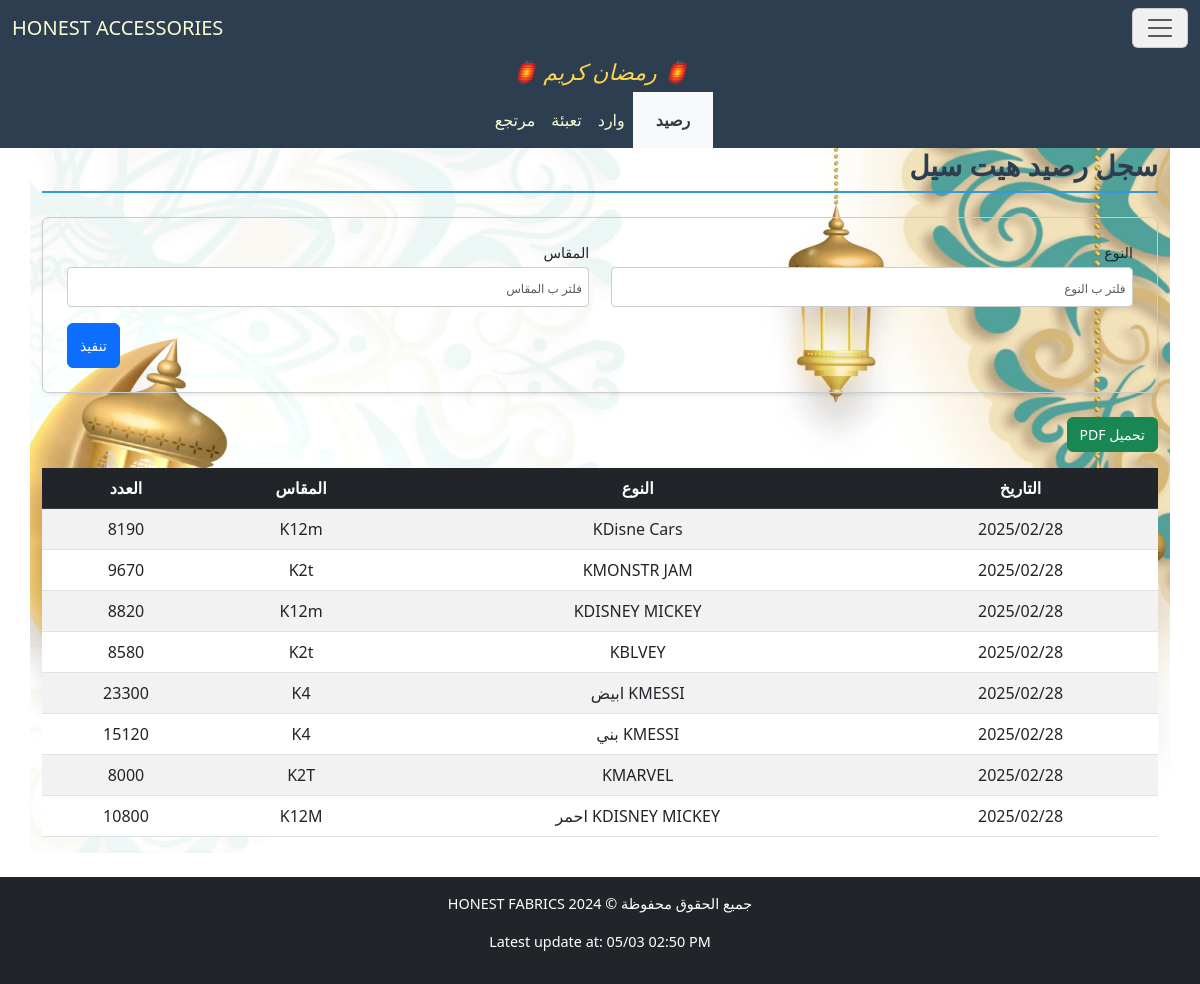
The app's page /accessories/HeatSealStock/ with its own data.
### accessories/models.py (models this page shows)
class BaseModel(models.Model):
    date = models.DateField("التاريخ", null=True, blank=True)
    class Meta:
        abstract = True

class HeatSealBaseModel(IDBaseModel):
    type = models.CharField("النوع", max_length=255, null=True, blank=True)
    quantity = models.IntegerField("العدد", null=True, blank=True)
    size = models.CharField("المقاس", max_length=255, null=True, blank=True)
    class Meta:
        abstract = True

class HeatSealStock(BaseModel, HeatSealBaseModel):
    pass

### accessories/views.py (the view)
# urls.py: path('HeatSealStock/', HeatSealStockView.as_view(), name='HeatSealStockView'),
class HeatSealStockView(FilterableListView):
    template_name = "accessories/HeatSealStock.html"
    model = HeatSealStock
    filter_fields = ['type', 'size']
    columns = ["التاريخ","النوع","المقاس","العدد"]

### accessories/views.py (called while the page is built)
    def get_queryset(self):
        queryset = super().get_queryset()
        filters = Q()
        for field in self.filter_fields:
            filter_value = self.request.GET.get(field)
            if filter_value:
                filters &= Q(**{f"{field}__icontains": filter_value})
        filtered_queryset = queryset.filter(filters)
        try:
            filtered_queryset = filtered_queryset.order_by('-date')
        except:
            pass
        return filtered_queryset

    def get_context_data(self, **kwargs):
        context = super().get_context_data(**kwargs)
        update = Updates.objects.all().order_by('-date').first()
        context['update'] = localtime(update.date).strftime("%d/%m %I:%M %p") if update and update.date else None
        context['columns'] = self.columns
        model_meta = self.model._meta
        context['filter_fields'] = [
            {
                'field_name': field,
                'verbose_name': model_meta.get_field(field).verbose_name,
                'value': self.request.GET.get(field) or "",
            }
            for field in self.filter_fields
        ]
        return context

### accessories/templates/accessories/HeatSealStock.html (shortened to what this page needs)
{% extends "accessories/layout.html" %}
{% load static %}
{% block home_page %}
<a class="navbar-brand" href="{% url 'CartonSuppliesView' %}">HONEST ACCESSORIES</a>
{% endblock %}
{% block navbar_links_small %}
<li class="p-2 nav-item nav_link_active">
    <a class="nav-link" aria-current="page" href="{% url 'HeatSealStockView' %}">رصيد</a>
</li>
<li class="p-2 nav-item">
    <a class="nav-link active" aria-current="page" href="{% url 'HeatSealSuppliesView' %}">وارد</a>
</li>
<li class="p-2 nav-item">
    <a class="nav-link active" aria-current="page" href="{% url 'PackagingHeatSealView' %}">تعبئة</a>
</li>
<li class="p-2 nav-item">
    <a class="nav-link active" aria-current="page" href="{% url 'ReturnHeatSealView' %}">مرتجع</a>
</li>
{% endblock %}
{% block body %}
    <h2 class="section-title pt-4">سجل رصيد هيت سيل</h2>
    <form method="get" class="filter-form-flex mb-4 p-4 rounded shadow-sm">
        {% for filter_field in filter_fields %}
        <div class="form-group mb-3">
            <label for="filter_{{ forloop.counter }}" class="form-label">{{ filter_field.verbose_name }}</label>
            <input type="text" id="filter_{{ forloop.counter }}" name="{{ filter_field.field_name }}"
                   placeholder="فلتر ب {{ filter_field.verbose_name }}"
                   class="form-control"
                   value="{{ filter_field.value }}">
        </div>
        {% endfor %}
        <div class="submit-container">
            <button type="submit" class="btn btn-primary submit-btn">تنفيذ</button>
        </div>
    </form>
    <button onclick="generatePDF()" class="btn btn-success mb-3">تحميل PDF</button>
    <div style="overflow-y: auto; max-height: 70vh; position: relative;" class="table-responsive mb-4">
        <table id="data-table" class="table table-striped">
            <thead class="table-dark">
                <tr>
                    <th style="position: sticky; top: 0;" >التاريخ</th>
                    <th style="position: sticky; top: 0;" >النوع</th>
                    <th style="position: sticky; top: 0;" >المقاس</th>
                    <th style="position: sticky; top: 0;" >العدد</th>
                </tr>
            </thead>
            <tbody>
                {% for model in models %}
                <tr>
                    <td>{{ model.date|date:"Y/m/d" }}</td>
                    <td>{{ model.type }}</td>
                    <td>{{ model.size }}</td>
                    <td>{{ model.quantity }}</td>
                </tr>
                {% empty %}
                <tr>
                    <td colspan="4" class="text-center">لا يوجد عناصر</td>
                </tr>
                {% endfor %}
            </tbody>
        </table>
    </div>
{% endblock body %}

### cloth/static/cloth/styles.css (style rules this page uses)
:root { --primary-color: #3498db; --light-blue: #3db1ff5e; --secondary-color: #2c3e50; --success-color: #2ecc71; --danger-color: #e74c3c; --warning-color: #f1c40f; --light-bg: #f8f9fa; --dark-bg: #343a40; --light-text: lightgoldenrodyellow; --golden-text: rgb(255, 255, 0); --border-color: #dee2e6; --white-color: #ffffff; }
*, *::before, *::after { box-sizing: border-box; }
ul, div { padding: 0; margin: 0; }
body { background-color: var(--light-bg); margin-inline: 0; font-family: 'Segoe UI', Tahoma, Geneva, Verdana, sans-serif; line-height: 1.6; font-size: 16px; }
#navbar, #navbar a, #navbar-menu-body, #navbar-menu-body a { color: var(--light-text); }
.section-title { color: var(--secondary-color); border-bottom: 2px solid var(--primary-color); padding-bottom: 0.5rem; margin-bottom: 1.5rem; font-weight: bold; }
.table { border-collapse: separate; border-spacing: 0; border-radius: 8px; width: 100%; }
.table th, .table td { text-align: center; vertical-align: middle; padding: 10px; }
.table-striped tbody tr:nth-of-type(odd) { background-color: var(--light-bg); }
.table-dark th { background-color: var(--secondary-color); color: var(--light-text); }
.table-responsive { overflow-x: auto; }
.table-responsive table th, .table-responsive table td { white-space: nowrap; min-width: fit-content; }
.table-responsive table { width: 100%; table-layout: auto; }
.filter-form-flex { display: flex; flex-wrap: wrap; padding: 1rem; border: 1px solid #ccc; border-radius: 8px; justify-content: space-between; column-gap: 2px; direction: rtl; }
.filter-form-flex .form-group { display: flex; flex-direction: column; margin-bottom: 5px; width: 49%; }
.filter-form-flex .form-label { font-size: 0.9rem; margin-bottom: 0.25rem; }
.filter-form-flex .form-control { border: 1px solid #ccc; border-radius: 4px; padding: 0.4rem; font-size: 0.9rem; }
.filter-form-flex input[type="text"], .filter-form-flex input[type="number"], .filter-form-flex input[type="date"] { width: 100%; height: 40px; }
.submit-container { display: flex; justify-content: flex-end; width: 100%; }
.filter-form-flex .submit-btn { width: auto; height: 45px; font-size: 1rem; }
@media (max-width: 1200px) { body { font-size: 15px; } }
@media (max-width: 1200px) { h4.section-title, h2 { font-size: 28px !important; } }
@media (max-width: 1200px) { p.lead, .oped_details_btn, .btn { font-size: 14px !important; } }
@media (max-width: 1200px) { ::placeholder { font-size: 12px !important; } }
.nav_link_active { background-color: var(--light-bg) !important; }
.nav_link_active a { color: var(--dark-bg) !important; padding-inline: 15px; font-weight: 600; }

### records on screen
HeatSealStock: date "2025/02/28", type "KDisne Cars", size "K12m", quantity "8190"
HeatSealStock: date "2025/02/28", type "KMONSTR JAM", size "K2t", quantity "9670"
HeatSealStock: date "2025/02/28", type "KDISNEY MICKEY", size "K12m", quantity "8820"
HeatSealStock: date "2025/02/28", type "KBLVEY", size "K2t", quantity "8580"
HeatSealStock: date "2025/02/28", type "KMESSI ابيض", size "K4", quantity "23300"
HeatSealStock: date "2025/02/28", type "KMESSI بني", size "K4", quantity "15120"
HeatSealStock: date "2025/02/28", type "KMARVEL", size "K2T", quantity "8000"
HeatSealStock: date "2025/02/28", type "KDISNEY MICKEY احمر", size "K12M", quantity "10800"

### other values on screen
{{ filter_field.verbose_name }} "النوع" "المقاس"
{{ update }} "05/03 02:50 PM"
